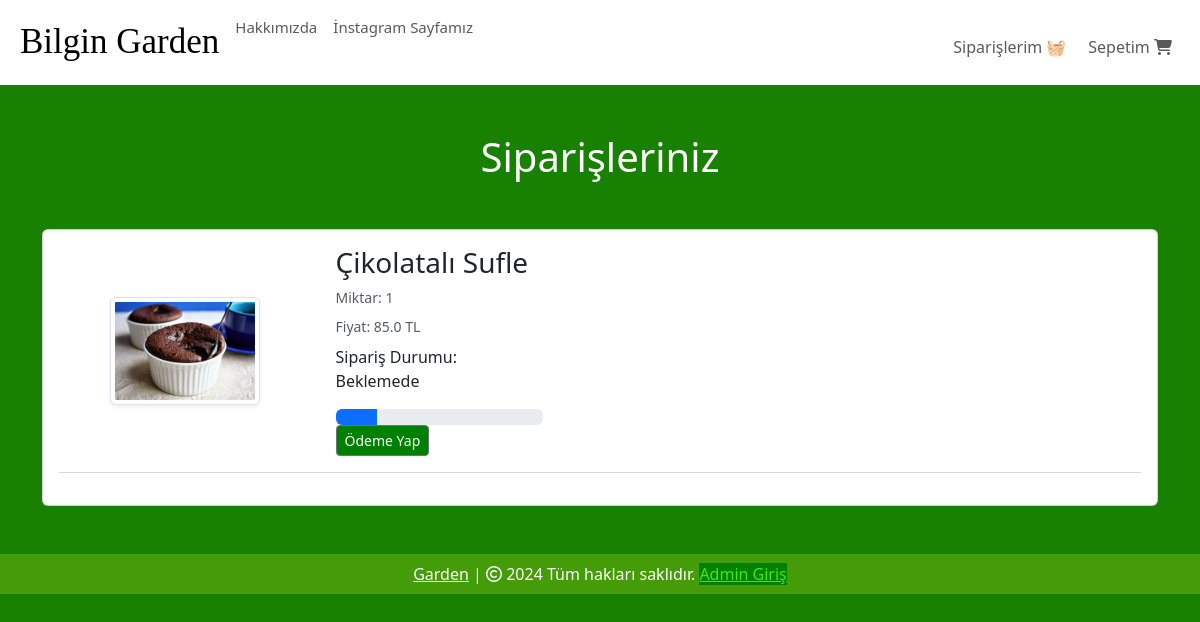
The app's page /orders (signed in), older data.
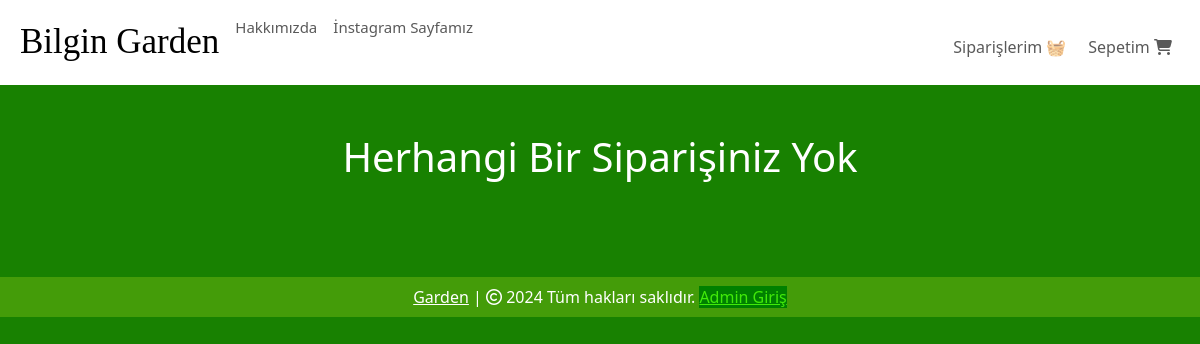
The same page, newer data.
### website/models.py (models this page shows, shortened)
class Order(db.Model):
    id = db.Column(db.Integer, primary_key=True)
    quantity = db.Column(db.Integer, nullable=False)
    price = db.Column(db.Float, nullable=False)
    status = db.Column(db.String(100), nullable=True)
    Payment = db.Column(db.String(100), nullable=True)
    customer_link = db.Column(db.Integer, db.ForeignKey('customer.id'), nullable=True)
    product_link = db.Column(db.Integer, db.ForeignKey('product.id'), nullable=False)

class Product(db.Model):
    id = db.Column(db.Integer, primary_key=True)
    product_name = db.Column(db.String(100), nullable=False)
    current_price = db.Column(db.Float, nullable=False)
    previous_price = db.Column(db.Float, nullable=False)
    in_stock = db.Column(db.Integer, nullable=False)
    product_picture = db.Column(db.String(1000), nullable=False)
    flash_sale = db.Column(db.Boolean, default=False)
    date_added = db.Column(db.DateTime, default=datetime.utcnow)
    salad = db.Column(db.Boolean, default=False)
    main = db.Column(db.Boolean, default=False)
    colddrink = db.Column(db.Boolean, default=False)
    hotdrink = db.Column(db.Boolean, default=False)
    desert = db.Column(db.Boolean, default=False)
    sneak = db.Column(db.Boolean, default=False)
    carts = db.relationship('Cart', backref=db.backref('product', lazy=True))
    orders = db.relationship('Order', backref=db.backref('product', lazy=True))

### website/views.py (the view)
@views.route('/orders', methods=['GET', 'POST'])
@login_required
def order():
    orders = Order.query.filter_by(customer_link=current_user.id).all()
    return render_template('orders.html', orders=orders)

### website/templates/orders.html (shortened to what this page needs)
{% extends 'base.html' %}
{% block body %}
<div class="container my-5">
    <div class="row">
        {% if orders %}
        <h1 class="text-center mb-5" style="color: white;">Siparişleriniz</h1>
        <div class="col-sm-13">
            <div class="card">
                <div class="card-body">
                    {% for item in orders %}
                    <div class="row">
                        <div class="col-sm-3 text-center align-self-center">
                            <img src="{{ item.product.product_picture }}" alt="" class="img-fluid img-thumbnail shadow-sm" height="150px" width="150px">
                        </div>
                        <div class="col-sm-7">
                            <h3>{{ item.product.product_name }}</h3>
                            <p class="mb-2 text-muted small">Miktar: {{ item.quantity }}</p>
                            <p class="mb-2 text-muted small">Fiyat: {{ item.price }} TL</p>
                            <div class="col-sm-4">
                                <p>Sipariş Durumu: {{ item.status }}</p>
                                {% if item.status == 'Beklemede' %}
                                <div class="progress">
                                    <div class="progress-bar" role="progressbar" style="width: 20%;"  aria-valuenow="20" aria-valuemin="0" aria-valuemax="100"></div>
                                </div>
                                {% elif item.status == 'Onaylandı' %}
                                <div class="progress">
                                    <div class="progress-bar bg-info" role="progressbar" style="width: 40%;"  aria-valuenow="40" aria-valuemin="0" aria-valuemax="100"></div>
                                </div>
                                {% elif item.status == 'Out for delivery' %}
                                <div class="progress">
                                    <div class="progress-bar bg-warning" role="progressbar" style="width: 70%;"  aria-valuenow="70" aria-valuemin="0" aria-valuemax="100"></div>
                                </div>
                                {% elif item.status == 'Servis Edildi' %}
                                <div class="progress">
                                    <div class="progress-bar bg-success" role="progressbar" style="width: 100%;"  aria-valuenow="100" aria-valuemin="0" aria-valuemax="100"></div>
                                </div>
                                {% elif item.status == 'İptal Edildi' %}
                                <div class="progress">
                                    <div class="progress-bar bg-danger" role="progressbar" style="width: 100%;"  aria-valuenow="100" aria-valuemin="0" aria-valuemax="100"></div>
                                </div>
                                {% endif %}
                                {% for order in orders %}
                                    <div class="col-sm-4">
                                        <a href="" class="make-payment btn btn-sm btn-secondary  " style="margin-right: -200px; color: rgb(255, 255, 255); background-color: green;" pid="{{order.id}}">Ödeme Yap</a>
                                    </div>
                                {% endfor %}
                            </div>
                        </div>
                    </div>
                    <hr class="text-muted">
                    {% endfor %}
                </div>
            </div>
        </div>
        {% else %}
        <h1 class="text-center mb-5" style="color: white;">Herhangi Bir Siparişiniz Yok</h1>
        {% endif %}
    </div>
</div>
{% endblock %}

Row changes from the older to the newer data that the page shows:
removed Order: product.product_picture (picture), product.product_name "Çikolatalı Sufle", quantity "1", price "85.0", status "Beklemede"
Text that changed along with them:
text no longer shown: "Siparişleriniz"
text now shown: "Herhangi Bir Siparişiniz Yok"
